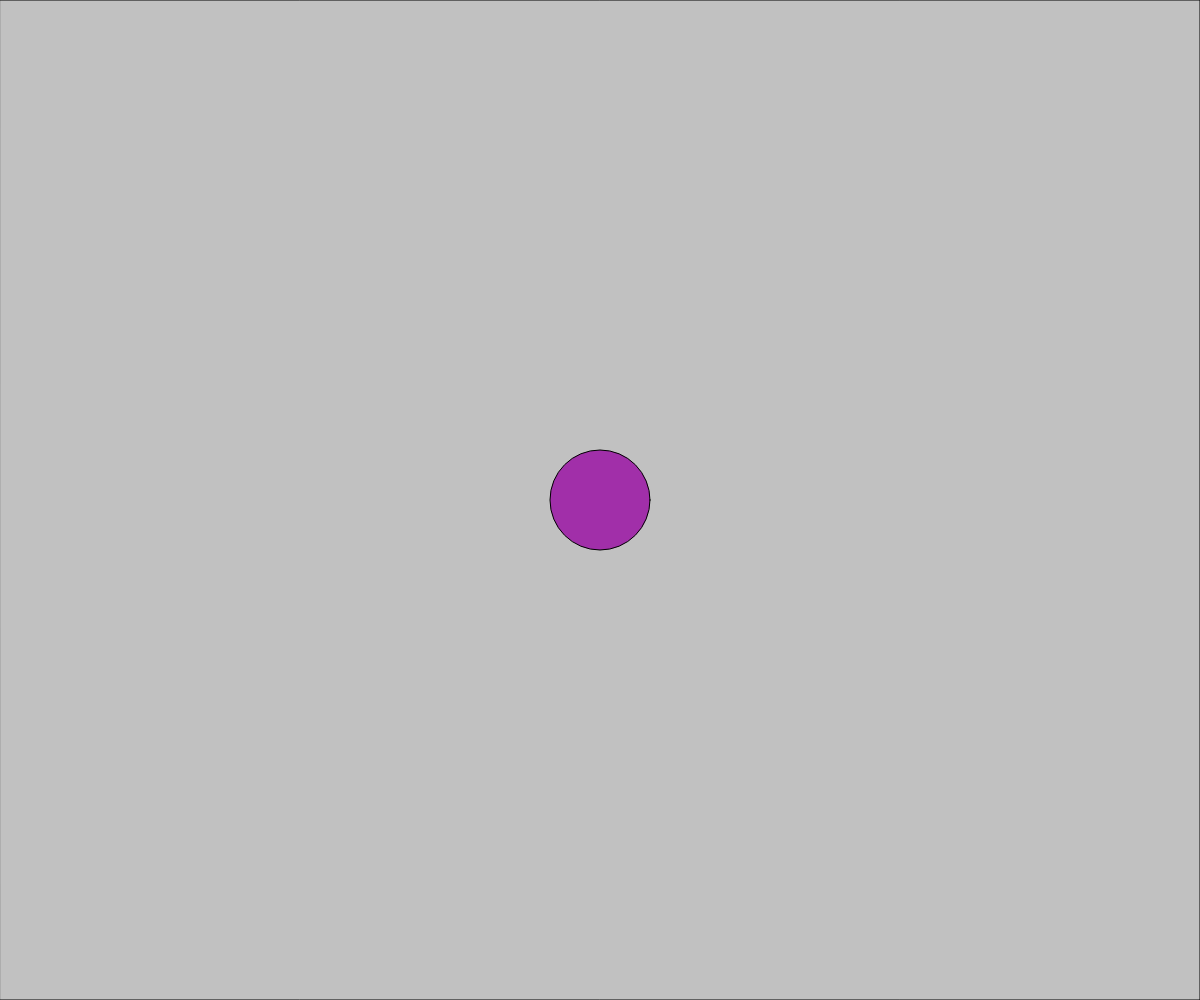
Frame 1 (no input)
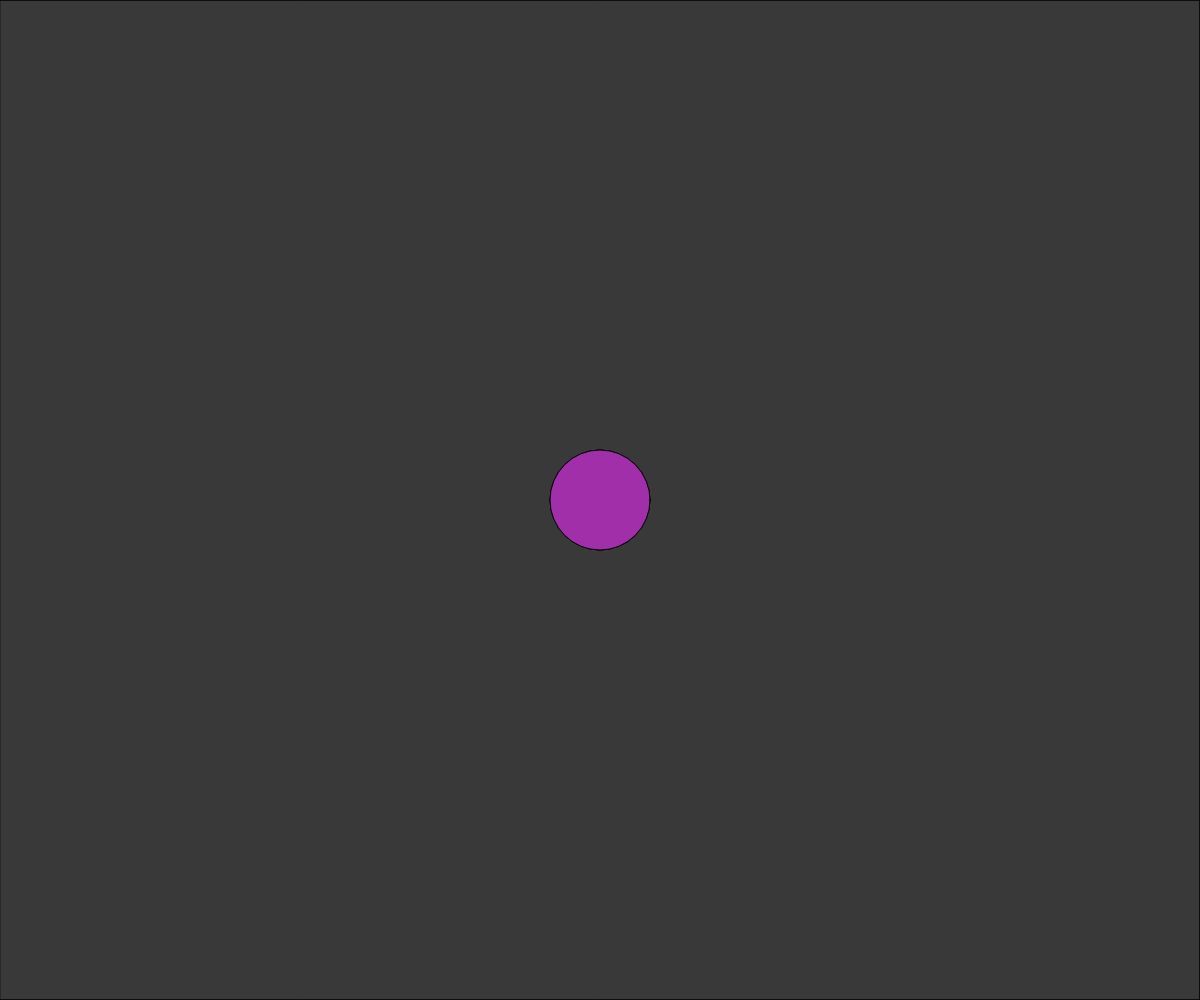
Frame 60 (no input)
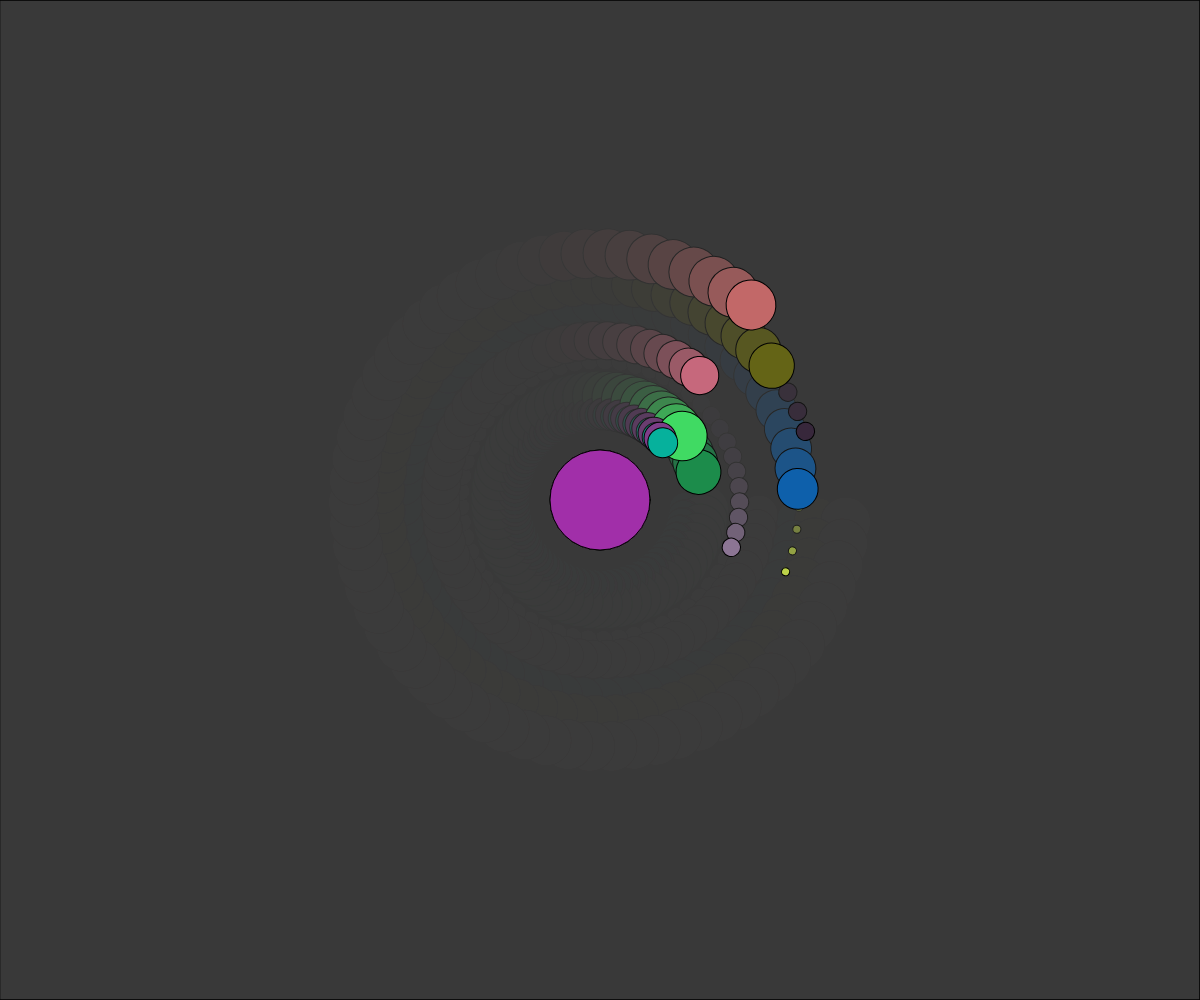
Frame 120 (the mouse pressed at the canvas centre since frame 60)

The p5.js sketch that drew these frames (run headless with seeded random() and noise() and a simulated clock; from frame 60 on, the mouse is pressed at the canvas centre):

// p5.js sketch
// ── sketch.js
// Planets and Moons
// Mr. Scott
// Oct 17, 2025
// Objects within Objects
// Overwriting Objects, basic transform

// Global Variables
let myPlanet;

function setup() {
  createCanvas(windowWidth, windowHeight);
  angleMode(DEGREES);
  myPlanet = new Planet(width / 2, height / 2);
}

function draw() {
  fill(60,60,60,80)
  rect(0,0,width,height)
  myPlanet.display();
}

function mousePressed() {
  //regular click → add a moon
  //shift click → destroy and reset the moon
  if (keyIsPressed && keyCode === SHIFT) {
    myPlanet = new Planet(myPlanet.x, myPlanet.y);
  }
  else {
    for (let x = 0; x <= 10; x++)
      myPlanet.createMoon();
  }
}

function keyPressed() {
  if (keyCode === CONTROL) {
    myPlanet.x = mouseX;
    myPlanet.y = mouseY;
    background(60,60,60);
  }
}




class Planet {
  constructor(x, y) {
    this.x = x; this.y = y; this.s = 100;
    this.moons = [];
    this.c = color(random(0,225),random(0,225),random(0,225))
  }
  createMoon() {
    this.moons.push(new Moon(this.x, this.y));
  }
  display() {
    fill(this.c)
    circle(this.x, this.y, this.s);
    for (let m of this.moons) {
      m.update(this.x, this.y);
    }
  }
}

class Moon {
  constructor() {
    this.speed = random(5, 7);
    this.angle = 0; this.orbitRadius = random(80, 250);
    this.s = random(5, 50);
    this.c = color(random(0,225),random(0,225),random(0,225))
  }

  display(x, y) {
    push();
    translate(x, y);
    rotate(this.angle);
    fill(this.c)
    circle(this.orbitRadius, 0, this.s);
    pop();
  }

  move() {
    this.angle += this.speed;
  }

  update(x, y) {
    this.move();
    this.display(x, y);
  }


}
